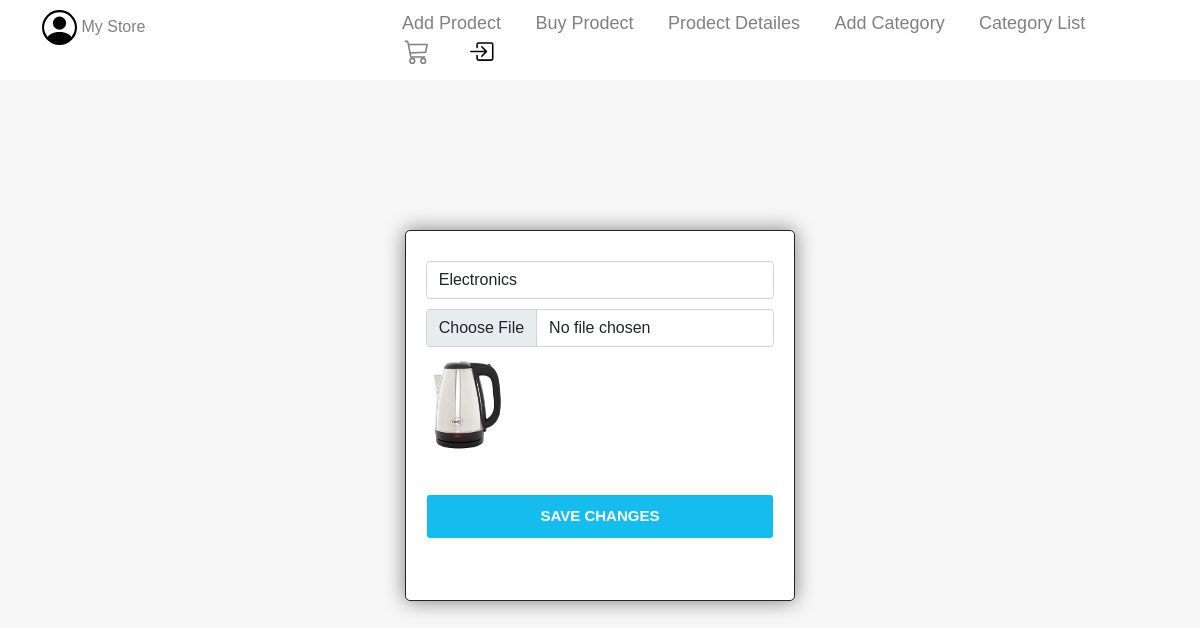
/editcat/4/, run on the app's committed database.
### pro/models.py (models this page shows, shortened)
class Category(models.Model):
    cat = models.CharField(max_length=200)
    img = models.ImageField(upload_to='Category/',blank=True,null=True)

### pro/views.py (the view)
# urls.py: path('editcat/<int:id>/',views.editcat,name='editcat'),
def editcat(request,id):
    cli = Category.objects.get(id=id)
    if request.method == 'POST' :
        cli.cat = request.POST.get('cat')
        if request.FILES.get('img'):
            cli.img = request.FILES['img']
        cli.save()
        cli.save()
        return redirect('cl')
    else:
        return render (request,'editcat.html',{"ce":cli})

### templates/editcat.html (shortened to what this page needs)
{% extends "hf.html" %}
{% load static %}
    {% block body %}
<div class="container-fluid bgimg">
      <div class="container">
        <div class="row">
            <div class="col">
                <form class="form" method="POST" enctype="multipart/form-data">
                    <input class="form-control inputetext" placeholder="Product Name" type="text" name="cat" value={{ ce.cat }} required>
                    <input class="form-control inputeimg" placeholder="Image" type="file" name="img" value={{ ce.img }}>
                    <img style="border-radius: 10%;margin-top: 7px;" src="/media/{{ce.img}}"  width="80px" height="100px">
                    <button class="form-control subbut btn" type= "submit">SAVE CHANGES</button>
                </form>
            </div>
        </div>
      </div>
    </div>
    </body>
    {% endblock body %}

### static/pac.css (style rules this page uses)
.inputetext { margin-bottom: 10px; }
.subbut { background-color: #14bdee; color: #ffff; padding-top: 10px; padding-bottom: 10px; font-size: 15px; font-weight: 600; margin-top: 40px; margin-bottom: 20px; }
.form { background-color: #ffff; border: 1px solid; box-shadow: 0px 0px 20px rgba(0, 0, 0, 0.5); border-radius: 5px; width: 35%; height: 70%; margin: auto; margin-top: 100px; padding-top: 30px; margin-bottom: 100px; padding-left: 20px; padding-right: 20px; }
* { margin: 0; padding: 0; box-sizing: border-box; }

### data on the page
Category: cat "Electronics", img (picture)
